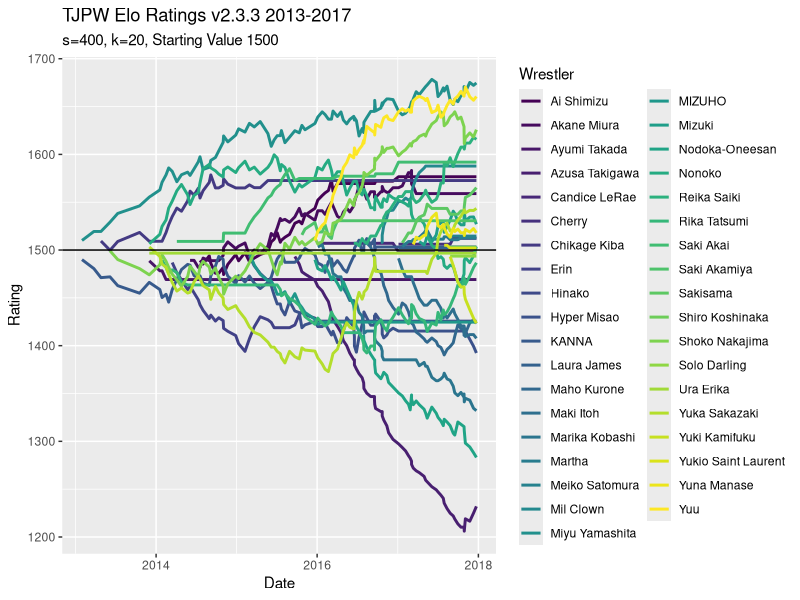
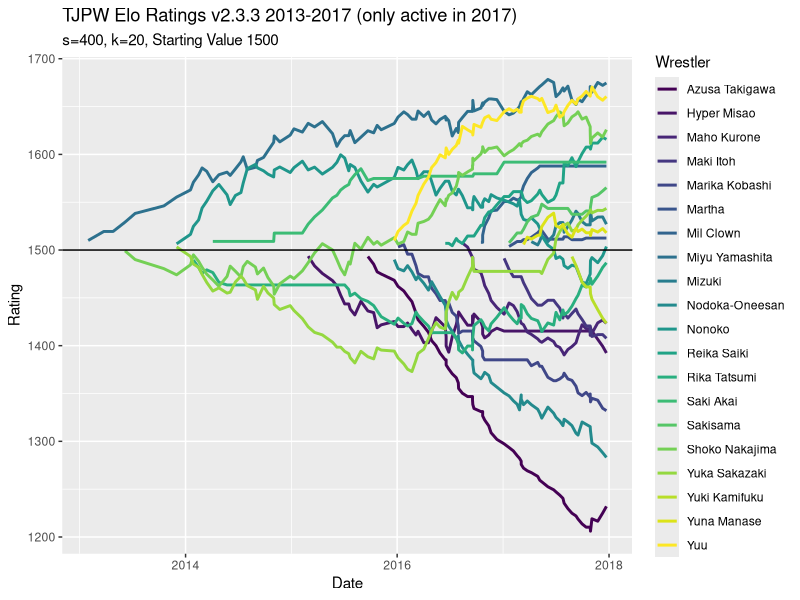

These figures' R source, in order:
## ---- chunk 1
knitr::opts_chunk$set(echo = TRUE)
library(tidyverse)
library(readxl)
safe_colorblind_palette <- c("#88CCEE", "#CC6677", "#DDCC77", "#117733", "#332288", "#AA4499", 
                             "#44AA99", "#999933", "#882255", "#661100", "#6699CC", "#888888")
## ---- chunk 2
tjpw13 = read_excel("TJPW Metrics.xlsx", sheet = 2, col_types = c("guess", "date", "guess", "guess", "guess", "text", rep("guess", 14)))

tjpw14 = read_excel("TJPW Metrics.xlsx", sheet = 3, col_types = c("guess", "date", "guess", "guess", "guess", "text", rep("guess", 14)))

tjpw15 = read_excel("TJPW Metrics.xlsx", sheet = 4, col_types = c("guess", "date", "guess", "guess", "guess", "text", rep("guess", 14)))

tjpw16 = read_excel("TJPW Metrics.xlsx", sheet = 5, col_types = c("guess", "date", "guess", "guess", "guess", "text", rep("guess", 14)))

tjpw17 = read_excel("TJPW Metrics.xlsx", sheet = 6, col_types = c("guess", "date", "guess", "guess", "guess", "text", rep("guess", 14)))

tjpw = rbind(tjpw13, tjpw14, tjpw15, tjpw16, tjpw17)
## ---- chunk 3
singles = tjpw %>% 
  filter(`Match Type` == "Singles")

tag = tjpw %>% 
  filter(`Match Type` == "Tag")

threeway = tjpw %>% 
  filter(`Match Type` == "3 Way")

sixperson = tjpw %>% 
  filter(`Match Type` == "6 Person Tag")
## ---- chunk 4
summary(factor(tjpw$Event))
## ---- chunk 5
expected <- function(ra, rb, s = 400){
  expected_outcome = 1 / (1 + 10^((rb - ra)/s))
  return(expected_outcome)
} 
## ---- chunk 6
new_rating <- function(ra, rb, outcome, k = 20){
  new = ra + k * (outcome - expected(ra, rb))
  return(new)
}

new_rating_threeway <- function(r1, r2, r3, outcome, k = 20){
  expected_threeway = (expected(r1, r2) + expected(r1, r3)) / 3
  new = r1 + k * (outcome - expected_threeway)
  return(new)
}
## ---- chunk 7

events_dates = tjpw %>% 
  select(Event, Date) %>% 
  distinct(Event, .keep_all = T)
## ---- chunk 8
wrestlers = as.vector(rbind(tjpw$`Wrestler 1`, tjpw$`Wrestler 2`, tjpw$`Wrestler 3`,
                            tjpw$`Wrestler 4`, tjpw$`Wrestler 5`, tjpw$`Wrestler 6`)) %>% 
  unique() %>% 
  na.omit()
## ---- chunk 9
Ratings = data.frame(matrix(nrow = nrow(events_dates), ncol = length(wrestlers)+2))
colnames(Ratings) = c("Event", "Date", wrestlers)
Ratings$Event = events_dates$Event
Ratings$Date = events_dates$Date

starting_ratings = c(1500, 1500, rep(NA, length(wrestlers)-2))
## ---- chunk 10
#V1
calculate_new_ratings <- function(indiv_event){
  this_event = singles %>% 
    filter(Event == indiv_event)
  
  prior_ratings = if(indiv_event == "The First Meeting"){
    starting_ratings
  }
  else{
    Ratings[which(Ratings$Event == indiv_event) - 1,3:ncol(Ratings)]
  }
  
  new_ratings = prior_ratings
  for(i in 1:nrow(this_event)){
    W1 = which(colnames(Ratings) == this_event$`Wrestler 1`[i])
    W2 = which(colnames(Ratings) == this_event$`Wrestler 2`[i])
    prior_ratings[W1-2] = ifelse(!is.na(prior_ratings[W1-2]), prior_ratings[W1-2], 1500)
    prior_ratings[W2-2] = ifelse(!is.na(prior_ratings[W2-2]), prior_ratings[W2-2], 1500)
    if(this_event$Decision[i] == "Time Limit Draw"){
      new_ratings[W1-2] =  new_rating(prior_ratings[W1-2], prior_ratings[W2-2], 0.5)
      new_ratings[W2-2] =  new_rating(prior_ratings[W2-2], prior_ratings[W1-2], 0.5)
    }
    else{
      new_ratings[W1-2] =  new_rating(prior_ratings[W1-2], prior_ratings[W2-2], 1)
      new_ratings[W2-2] =  new_rating(prior_ratings[W2-2], prior_ratings[W1-2], 0)
    }
  }
  return(new_ratings)
}
## ---- chunk 11
#V2.3.3 (Include 2017 Data)
calculate_new_ratings2 <- function(indiv_event){
  this_event = tjpw %>% 
    filter(Event == indiv_event)
  
  prior_ratings = if(indiv_event == "The First Meeting"){
    starting_ratings
  }
  else{
    Ratings[which(Ratings$Event == indiv_event) - 1,3:ncol(Ratings)]
  }
  
  new_ratings = prior_ratings
  for(i in 1:nrow(this_event)){
    if(this_event$`Match Type`[i] == "Singles"){
       W1 = which(colnames(Ratings) == this_event$`Wrestler 1`[i])
       W2 = which(colnames(Ratings) == this_event$`Wrestler 2`[i])
       prior_ratings[W1-2] = ifelse(!is.na(prior_ratings[W1-2]), prior_ratings[W1-2],
                                    1500)
       prior_ratings[W2-2] = ifelse(!is.na(prior_ratings[W2-2]), prior_ratings[W2-2],
                                    1500)
       if(this_event$Decision[i] == "Time Limit Draw"){
         new_ratings[W1-2] =  new_rating(prior_ratings[W1-2], prior_ratings[W2-2], 0.5)
         new_ratings[W2-2] =  new_rating(prior_ratings[W2-2], prior_ratings[W1-2], 0.5)
       }
       else{
         new_ratings[W1-2] =  new_rating(prior_ratings[W1-2], prior_ratings[W2-2], 1)
         new_ratings[W2-2] =  new_rating(prior_ratings[W2-2], prior_ratings[W1-2], 0)
       }
    }
    if(this_event$`Match Type`[i] == "Tag"){
      W1 = which(colnames(Ratings) == this_event$`Wrestler 1`[i])
      W2 = which(colnames(Ratings) == this_event$`Wrestler 2`[i])
      W3 = which(colnames(Ratings) == this_event$`Wrestler 3`[i])
      W4 = which(colnames(Ratings) == this_event$`Wrestler 4`[i])
      prior_ratings[W1-2] = ifelse(!is.na(prior_ratings[W1-2]), prior_ratings[W1-2], 1500)
      prior_ratings[W2-2] = ifelse(!is.na(prior_ratings[W2-2]), prior_ratings[W2-2], 1500)
      prior_ratings[W3-2] = ifelse(!is.na(prior_ratings[W3-2]), prior_ratings[W3-2], 1500)
      prior_ratings[W4-2] = ifelse(!is.na(prior_ratings[W4-2]), prior_ratings[W4-2], 1500)
      prior_team1_rating = mean(c(as.double(prior_ratings[W1-2]),
                                  as.double(prior_ratings[W2-2])))
      prior_team2_rating = mean(c(as.double(prior_ratings[W3-2]),
                                  as.double(prior_ratings[W4-2])))
      if(this_event$Decision[i] == "Time Limit Draw"){
        new_team1_rating = new_rating(prior_team1_rating, prior_team2_rating, 0.5)
        new_team2_rating = new_rating(prior_team2_rating, prior_team1_rating, 0.5)
      }
      else{
        new_team1_rating = new_rating(prior_team1_rating, prior_team2_rating, 1)
        new_team2_rating = new_rating(prior_team2_rating, prior_team1_rating, 0)
      }
      new_ratings[W1-2] = prior_ratings[W1-2] + (new_team1_rating - prior_team1_rating) * (2/3)
      new_ratings[W2-2] = prior_ratings[W2-2] + (new_team1_rating - prior_team1_rating) * (1/3)
      new_ratings[W3-2] = prior_ratings[W3-2] + (new_team2_rating - prior_team2_rating) * (2/3)
      new_ratings[W4-2] = prior_ratings[W4-2] + (new_team2_rating - prior_team2_rating) * (1/3)
    }
    if(this_event$`Match Type`[i] == "6 Person Tag"){
      W1 = which(colnames(Ratings) == this_event$`Wrestler 1`[i])
      W2 = which(colnames(Ratings) == this_event$`Wrestler 2`[i])
      W3 = which(colnames(Ratings) == this_event$`Wrestler 3`[i])
      W4 = which(colnames(Ratings) == this_event$`Wrestler 4`[i])
      W5 = which(colnames(Ratings) == this_event$`Wrestler 5`[i])
      W6 = which(colnames(Ratings) == this_event$`Wrestler 6`[i])
      prior_ratings[W1-2] = ifelse(!is.na(prior_ratings[W1-2]), prior_ratings[W1-2], 1500)
      prior_ratings[W2-2] = ifelse(!is.na(prior_ratings[W2-2]), prior_ratings[W2-2], 1500)
      prior_ratings[W3-2] = ifelse(!is.na(prior_ratings[W3-2]), prior_ratings[W3-2], 1500)
      prior_ratings[W4-2] = ifelse(!is.na(prior_ratings[W4-2]), prior_ratings[W4-2], 1500)
      prior_ratings[W5-2] = ifelse(!is.na(prior_ratings[W5-2]), prior_ratings[W5-2], 1500)
      prior_ratings[W6-2] = ifelse(!is.na(prior_ratings[W6-2]), prior_ratings[W6-2], 1500)
      prior_team1_rating = mean(c(as.double(prior_ratings[W1-2]),
                                  as.double(prior_ratings[W2-2]),
                                  as.double(prior_ratings[W3-2])))
      prior_team2_rating = mean(c(as.double(prior_ratings[W4-2]),
                                  as.double(prior_ratings[W5-2]),
                                  as.double(prior_ratings[W6-2])))
      if(this_event$Decision[i] == "Time Limit Draw"){
        new_team1_rating = new_rating(prior_team1_rating, prior_team2_rating, 0.5)
        new_team2_rating = new_rating(prior_team2_rating, prior_team1_rating, 0.5)
      }
      else{
        new_team1_rating = new_rating(prior_team1_rating, prior_team2_rating, 1)
        new_team2_rating = new_rating(prior_team2_rating, prior_team1_rating, 0)
      }
      new_ratings[W1-2] = prior_ratings[W1-2] + (new_team1_rating - prior_team1_rating) * (1/2)
      new_ratings[W2-2] = prior_ratings[W2-2] + (new_team1_rating - prior_team1_rating) * (1/4)
      new_ratings[W3-2] = prior_ratings[W3-2] + (new_team1_rating - prior_team1_rating) * (1/4)
      new_ratings[W4-2] = prior_ratings[W4-2] + (new_team2_rating - prior_team2_rating) * (1/2)
      new_ratings[W5-2] = prior_ratings[W5-2] + (new_team2_rating - prior_team2_rating) * (1/4)
      new_ratings[W6-2] = prior_ratings[W6-2] + (new_team2_rating - prior_team2_rating) * (1/4)
    }
    if(this_event$`Match Type`[i] == "3 Way"){
      W1 = which(colnames(Ratings) == this_event$`Wrestler 1`[i])
      W2 = which(colnames(Ratings) == this_event$`Wrestler 2`[i])
      W3 = which(colnames(Ratings) == this_event$`Wrestler 3`[i])
      prior_ratings[W1-2] = ifelse(!is.na(prior_ratings[W1-2]), prior_ratings[W1-2], 1500)
      prior_ratings[W2-2] = ifelse(!is.na(prior_ratings[W2-2]), prior_ratings[W2-2], 1500)
      prior_ratings[W3-2] = ifelse(!is.na(prior_ratings[W3-2]), prior_ratings[W3-2], 1500)
      if(this_event$Decision[i] == "Time Limit Draw"){
        new_ratings[W1-2] = new_rating_threeway(prior_ratings[W1-2], prior_ratings[W2-2], prior_ratings[W3-2], 1/3)
        new_ratings[W2-2] = new_rating_threeway(prior_ratings[W2-2], prior_ratings[W1-2], prior_ratings[W3-2], 1/3)
        new_ratings[W3-2] = new_rating_threeway(prior_ratings[W3-2], prior_ratings[W2-2], prior_ratings[W1-2], 1/3)
      }
      else{
        if(this_event$`W3 Result`[i] == "L*"){
          if(this_event$`W2 Result`[i] == "L*"){
            new_ratings[W1-2] = new_rating_threeway(prior_ratings[W1-2], prior_ratings[W2-2], prior_ratings[W3-2], 1)
            new_ratings[W2-2] = new_rating_threeway(prior_ratings[W2-2], prior_ratings[W1-2], prior_ratings[W3-2], 0)
            new_ratings[W3-2] = new_rating_threeway(prior_ratings[W3-2], prior_ratings[W2-2], prior_ratings[W1-2], 0)
          }
          if(this_event$`W2 Result`[i] == "W*"){
            new_ratings[W1-2] = new_rating_threeway(prior_ratings[W1-2], prior_ratings[W2-2], prior_ratings[W3-2], 0.5)
            new_ratings[W2-2] = new_rating_threeway(prior_ratings[W2-2], prior_ratings[W1-2], prior_ratings[W3-2], 0.5)
            new_ratings[W3-2] = new_rating_threeway(prior_ratings[W3-2], prior_ratings[W2-2], prior_ratings[W1-2], 0)
          }
        }
        else{
          new_ratings[W1-2] = new_rating_threeway(prior_ratings[W1-2], prior_ratings[W2-2], prior_ratings[W3-2], 5/6)
          new_ratings[W2-2] = new_rating_threeway(prior_ratings[W2-2], prior_ratings[W1-2], prior_ratings[W3-2], 0)
          new_ratings[W3-2] = new_rating_threeway(prior_ratings[W3-2], prior_ratings[W2-2], prior_ratings[W1-2], 1/6)
        }
      }
    }
    prior_ratings = new_ratings #Fixes issue with multiple matches at one show
  }
  return(new_ratings)
}
## ---- chunk 12
j = 1
while(j <= nrow(Ratings)){
  Ratings[j, 3:ncol(Ratings)] = calculate_new_ratings2(events_dates$Event[j])
  j = j+1
}
## ---- chunk 13
Ratings.long = Ratings %>% 
  pivot_longer(3:ncol(Ratings), names_to = "Wrestler", values_to = "Rating")

long.2017 = Ratings %>% 
  select(c(1:3,6,8:9,11,13,16,18,20:22,24,26:27,30:34,36)) %>% 
  pivot_longer(`Miyu Yamashita`:`Yuki Kamifuku`, names_to = "Wrestler", values_to = "Rating")
## ---- chunk 14
Ratings.long %>% 
  ggplot(aes(x = Date, y = Rating, color = Wrestler)) +
  geom_line(size = 1) +
  scale_color_viridis_d() +
  geom_hline(yintercept = 1500) +
  labs(title = "TJPW Elo Ratings v2.3.3 2013-2017",
       subtitle = "s=400, k=20, Starting Value 1500")

long.2017 %>% 
  ggplot(aes(x = Date, y = Rating, color = Wrestler)) +
  geom_line(size = 1) +
  scale_color_viridis_d() +
  geom_hline(yintercept = 1500) +
  labs(title = "TJPW Elo Ratings v2.3.3 2013-2017 (only active in 2017)",
       subtitle = "s=400, k=20, Starting Value 1500")
## ---- chunk 15
end2013 = Ratings[7, 3:7]
row.names(end2013) = "Elo Rating"

end2014 = Ratings[28, 3:14]
row.names(end2014) = "Elo Rating"

end2015 = Ratings[46, 3:21]
row.names(end2015) = "Elo Rating"

end2016 = Ratings[79, 3:27]
row.names(end2016) = "Elo Rating"

end2017 = Ratings[111, 3:39]
row.names(end2017) = "Elo Rating"

Ratings.v2.3.3 = Ratings
## ---- chunk 16
elo.change.2013 = end2013 - rep(1500, 5)
row.names(elo.change.2013) = "Rating Change"

elo.change.2014 = end2014 - c(end2013, rep(1500, 7))
row.names(elo.change.2014) = "Rating Change"
  
elo.change.2015 = end2015 - c(end2014, rep(1500,7))
row.names(elo.change.2015) = "Rating Change"
  
elo.change.2016 = end2016 - c(end2015, rep(1500,6))
row.names(elo.change.2016) = "Rating Change"

elo.change.2017 = end2017 - c(end2016, rep(1500,12))
row.names(elo.change.2017) = "Rating Change"
